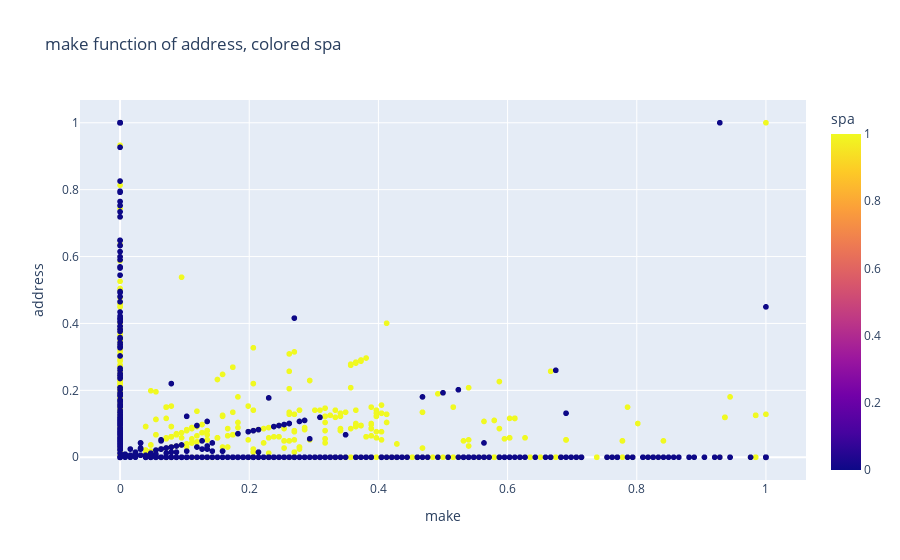
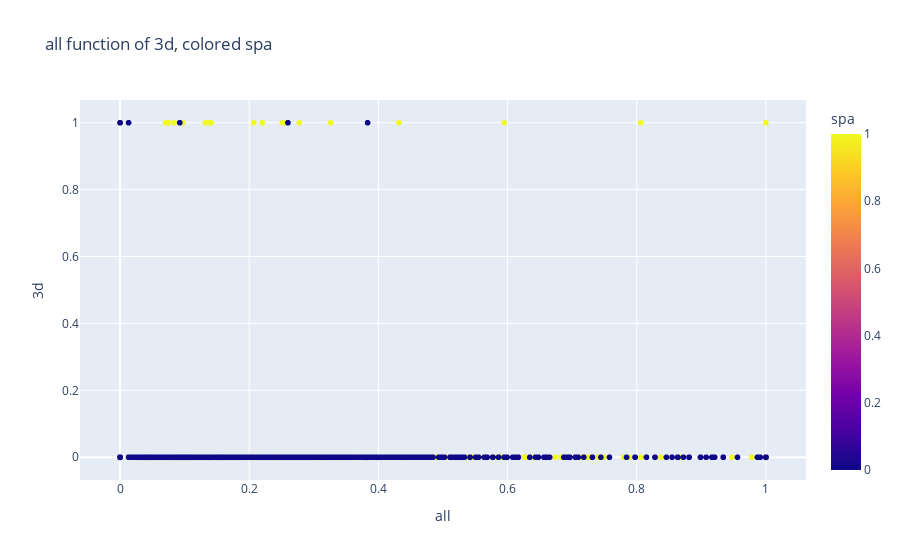

These figures' notebook cell, in order:
### Markdown cell above
We can clearly see some linear behavior even though it is more complex. 

Here are two other figure in respect to $spa$.

### Code cell
fig2 = px.scatter(df, 
                    x = "make",
                    y = "address",
                    color="spa",
                    title="make function of address, colored spa")
fig2.show()

fig3 = px.scatter(df, 
                    x = "all",
                    y = "3d",
                    color="spa",
                    title="all function of 3d, colored spa")
fig3.show()

### Figure 1 — Plotly figure (JSON) as saved in the notebook; plotly's stock layout.template omitted (floating-point values rounded to 4 significant figures; data arrays with more than 128 entries replaced by an {"elided": "..."} marker saying what was removed)
{"data": [{"hovertemplate": "make=%{x}<br>address=%{y}<br>spa=%{marker.color}<extra></extra>", "legendgroup": "", "marker": {"color": {"elided": "4601 int values"}, "coloraxis": "coloraxis", "symbol": "circle"}, "mode": "markers", "name": "", "showlegend": false, "type": "scattergl", "x": {"elided": "4601 float values"}, "xaxis": "x", "y": {"elided": "4601 float values"}, "yaxis": "y"}], "layout": {"coloraxis": {"colorbar": {"title": {"text": "spa"}}, "colorscale": [[0, "#0d0887"], [0.1111, "#46039f"], [0.2222, "#7201a8"], [0.3333, "#9c179e"], [0.4444, "#bd3786"], [0.5556, "#d8576b"], [0.6667, "#ed7953"], [0.7778, "#fb9f3a"], [0.8889, "#fdca26"], [1, "#f0f921"]]}, "legend": {"tracegroupgap": 0}, "title": {"text": "make function of address, colored spa"}, "xaxis": {"anchor": "y", "domain": [0, 1], "title": {"text": "make"}}, "yaxis": {"anchor": "x", "domain": [0, 1], "title": {"text": "address"}}}}

### Figure 2 — Plotly figure (JSON) as saved in the notebook; plotly's stock layout.template omitted (floating-point values rounded to 4 significant figures; data arrays with more than 128 entries replaced by an {"elided": "..."} marker saying what was removed)
{"data": [{"hovertemplate": "all=%{x}<br>3d=%{y}<br>spa=%{marker.color}<extra></extra>", "legendgroup": "", "marker": {"color": {"elided": "4601 int values"}, "coloraxis": "coloraxis", "symbol": "circle"}, "mode": "markers", "name": "", "showlegend": false, "type": "scattergl", "x": {"elided": "4601 float values"}, "xaxis": "x", "y": {"elided": "4601 int values"}, "yaxis": "y"}], "layout": {"coloraxis": {"colorbar": {"title": {"text": "spa"}}, "colorscale": [[0, "#0d0887"], [0.1111, "#46039f"], [0.2222, "#7201a8"], [0.3333, "#9c179e"], [0.4444, "#bd3786"], [0.5556, "#d8576b"], [0.6667, "#ed7953"], [0.7778, "#fb9f3a"], [0.8889, "#fdca26"], [1, "#f0f921"]]}, "legend": {"tracegroupgap": 0}, "title": {"text": "all function of 3d, colored spa"}, "xaxis": {"anchor": "y", "domain": [0, 1], "title": {"text": "all"}}, "yaxis": {"anchor": "x", "domain": [0, 1], "title": {"text": "3d"}}}}
